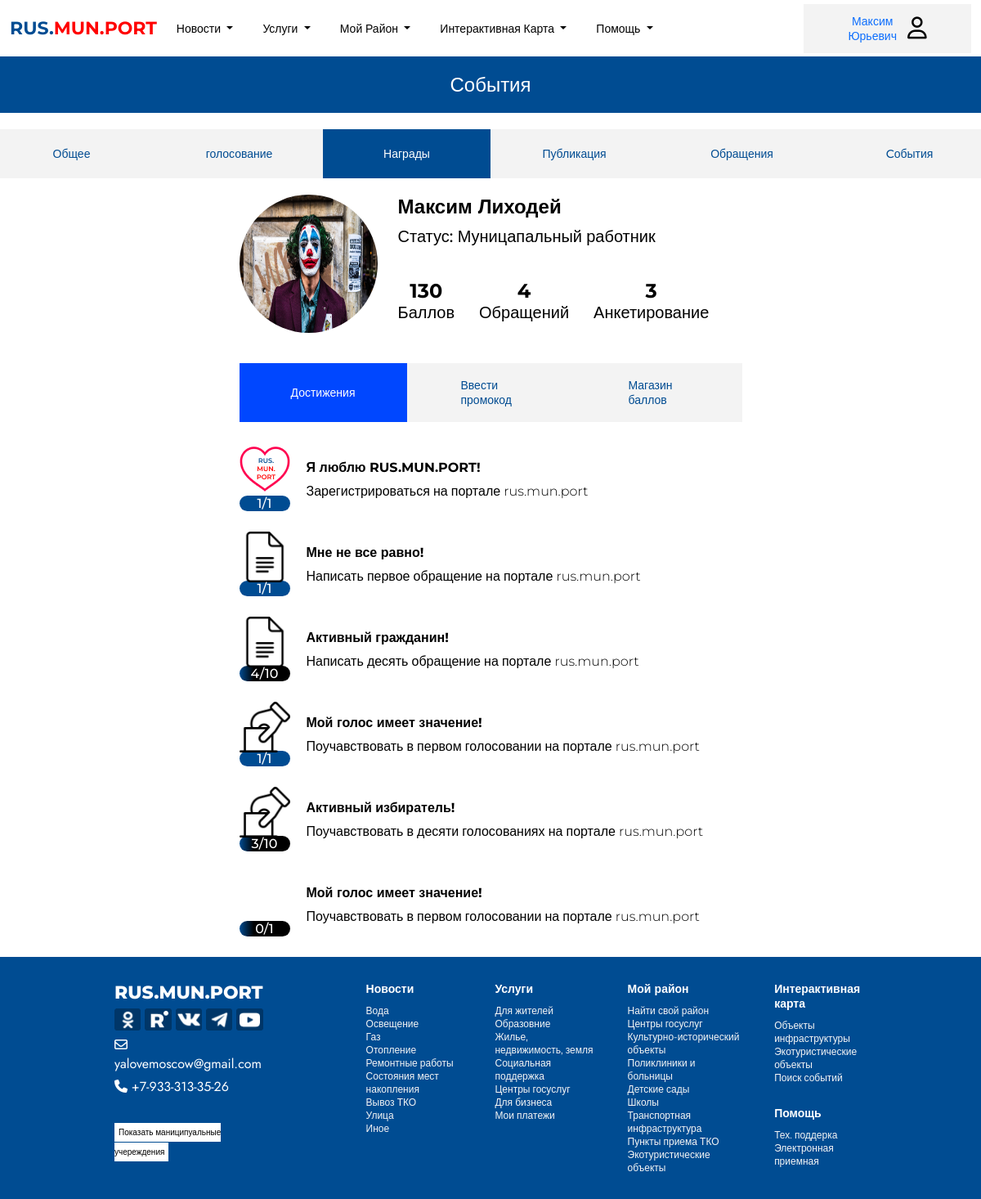
The app's page /awards/ (signed in) with its own data.
### users/models.py (models this page shows, shortened)
class NewUser(AbstractBaseUser,PermissionsMixin):
    role = models.ForeignKey(Role,related_name="role",on_delete=models.CASCADE)
    email = models.EmailField(_('email address'),unique=True)
    first_name =  models.CharField(max_length=150)
    father_name =  models.CharField(max_length=150)
    second_name =  models.CharField(max_length=150)
    bday=models.DateField(auto_now=False, auto_now_add=False)
    phone_number = models.CharField(max_length=20, validators=[RegexValidator(regex='^(\+?\d{1,3})?[-.\s]?\(?\d{3}\)?[-.\s]?\d{3}[-.\s]?\d{4}$')],unique=True)
    city = models.ForeignKey(City,related_name="city",on_delete=models.CASCADE)
    is_active = models.BooleanField(default=False)
    is_staff = models.BooleanField(default=False)
    is_proved = models.BooleanField(default=False)
    objects = CustomAccountManager()
    USERNAME_FIELD = 'phone_number'
    REQUIRED_FIELDS = ['email','first_name',"second_name","role","father_name","bday","city"]

class Profile(models.Model):
    Male = 'Male'
    Female = 'Female'
    GENDER_CHOICE = [
        (Male,'Мужчина'),
        (Female,'Женщина')
    ]
    Student = 'Student'
    Worker = 'Worker'
    Server = 'Server'
    Retired = 'Retired'
    Bus_CHOICE = [
        (Student,'Студент'),
        (Worker,'Рабочий'),
        (Server,'Служащий'),
        (Retired,'Пенисионер'),
    ]
    user = models.OneToOneField(NewUser,null=True,on_delete=models.CASCADE)
    bis = models.CharField(max_length=10,choices=Bus_CHOICE,default=Worker)
    gender = models.CharField(max_length=6,choices=GENDER_CHOICE,default=Female)
    elo=  models.PositiveIntegerField(default=0)
    votes =  models.PositiveIntegerField(default=0)
    reports = models.PositiveIntegerField(default=0)
    comments =  models.PositiveIntegerField(default=0)
    avatar = models.ImageField(upload_to="avatars",default="./static/images/blank_logo.png")

### users/views.py (the view)
# urls.py: path('awards/',views.award,name="awards"),
@login_required
def award(request):
	role = str(request.user.role)
	return render(request,'main/awards.html',{"role":role})

### users/models.py (called while the page is built)
    def __str__(self):
        return self.title

### users/templates/main/awards.html (shortened to what this page needs)
{%extends 'main/base.html' %}
{%load static%}
{%block content%}
<div class="common_news_title">
	События
</div>
<div class="profile-group-btn" style="margin-top: 20px;margin-bottom: 20px;">
	<a href="{%url 'profile' request.user.id %}"><button class="profile_btn ">Общее</button></a>
	<a href="{%url 'citizen_polls'%}"><button class="profile_btn">голосование</button></a>
	<a href="{%url 'awards'%}"><button class="profile_btn selected">Награды</button></a>
	{%if role == 'Municipal'%}
	<a href="{%url 'create_common_post'%}"><button class="profile_btn">Публикация</button></a>
	<a href="{%url 'check_reports' %}"><button class="profile_btn">Обращения</button></a>
	<a href="{%url 'events' %}"><button class="profile_btn">Cобытия</button></a>
	{%elif role == 'citizen' %}
	<a href="{%url 'citizen_reports' %}"><button class="profile_btn ">Обращения</button></a>
	{%endif%}
</div>
<div class="awards-container">
	<div class="award_profile">
		<div class="award_ava">
			<img src="{{request.user.profile.avatar.url}}" class="award_ava" alt="">
		</div>
		<div class="award_right">
			<div class="award_name">{{request.user.first_name}} {{request.user.second_name}}</div>
			<div class="award_status">Статус: <span>{%if role == 'citizen' and request.user.is_superuser == False %}
				Городской Житель
				{%elif role == 'Municipal'%}
				Муницапальный работник
				{%elif request.user.is_superuser == True%}
				Админ
				{%endif%}
			</span></div>
			<div class="award_info_wrapper">
				<div class="award_info_item">
					<div class="award_count">{{request.user.profile.elo}}</div>
					<div class="award_descr">Баллов</div>
				</div>
				<div class="award_info_item">
					<div class="award_count">{{request.user.profile.reports}}</div>
					<div class="award_descr">Обращений</div>
				</div>
				<div class="award_info_item">
					<div class="award_count">{{request.user.profile.votes}}</div>
					<div class="award_descr">Анкетирование</div>
				</div>
			</div>
		</div>
	</div>
	<div class="award_group_btn">
		<div class="award_btn selected">Достижения</div>
		<div class="award_btn ">Ввести промокод</div>
		<div class="award_btn">Магазин баллов</div>
	</div>
	<div class="award_awards">
		<div class="award_card">
			<div class="award_card_left">
				<div class="award_logo"><img src="{%static 'images/emoji/ilrmp.png' %}" alt=""></div>
				<div class="award_left_counter done">1/1</div>
			</div>
			<div class="award_card_right">
				<div class="award_card_title">Я люблю RUS.MUN.PORT!</div>
				<div class="award_card_descr">Зарегистрироваться на портале rus.mun.port</div>
			</div>
		</div>
		{%if request.user.profile.reports >= 1 and  request.user.profile.reports <= 10 %}
		<div class="award_card">
			<div class="award_card_left">
				<div class="award_logo"><img src="{%static 'images/emoji/docs.png' %}" alt=""></div>
				<div class="award_left_counter done">1/1</div>
			</div>
			<div class="award_card_right">
				<div class="award_card_title">Мне не все равно!</div>
				<div class="award_card_descr">Написать первое обращение  на портале rus.mun.port</div>
			</div>
		</div>
		<div class="award_card">
			<div class="award_card_left">
				<div class="award_logo"><img src="{%static 'images/emoji/docs.png' %}" alt=""></div>
				<div class="award_left_counter">{{request.user.profile.reports}}/10</div>
			</div>
			<div class="award_card_right">
				<div class="award_card_title">Активный гражданин!</div>
				<div class="award_card_descr">Написать десять обращение  на портале rus.mun.port</div>
			</div>
		</div>
		{%endif%}
		{%if request.user.profile.votes >= 1 and  request.user.profile.votes <= 10 %}
		<div class="award_card">
			<div class="award_card_left">
				<div class="award_logo"><img src="{%static 'images/emoji/vote.png' %}" alt=""></div>
				<div class="award_left_counter done">1/1</div>
			</div>
			<div class="award_card_right">
				<div class="award_card_title">Мой голос имеет значение!</div>
				<div class="award_card_descr">Поучавствовать в первом голосовании  на портале rus.mun.port</div>
			</div>
		</div>
		<div class="award_card">
			<div class="award_card_left">
				<div class="award_logo"><img src="{%static 'images/emoji/vote.png' %}" alt=""></div>
				<div class="award_left_counter">{{request.user.profile.votes}}/10</div>
			</div>
			<div class="award_card_right">
				<div class="award_card_title">Активный избиратель!</div>
				<div class="award_card_descr">Поучавствовать в десяти голосованиях на портале rus.mun.port</div>
			</div>
		</div>
		{%endif%}
		{%if request.user.profile.comments >= 1 and  request.user.profile.comments <= 10 %}
		<div class="award_card">
			<div class="award_card_left">
				<div class="award_logo"><img src="{%static 'images/emoji/comment.png' %}" alt=""></div>
				<div class="award_left_counter done">1/1</div>
			</div>
			<div class="award_card_right">
				<div class="award_card_title">У меня свое мнение!</div>
				<div class="award_card_descr">Написать первый комментарий  на портале rus.mun.port</div>
			</div>
		</div>
		<div class="award_card">
			<div class="award_card_left">
				<div class="award_logo"><img src="{%static 'images/emoji/comment.png' %}" alt=""></div>
				<div class="award_left_counter">{{request.user.profile.comments}}/10</div>
			</div>
			<div class="award_card_right">
				<div class="award_card_title">Активный комментатор!</div>
				<div class="award_card_descr">Написать десять комментариев на портале rus.mun.port</div>
			</div>
		</div>
		{%elif request.user.profile.comments == 0%}
		<div class="award_card">
			<div class="award_card_left">
				<div class="award_logo"><img src="{%static 'images/emoji/comment.png' %}" alt=""></div>
				<div class="award_left_counter">{{request.user.profile.comments}}/1</div>
			</div>
			<div class="award_card_right">
				<div class="award_card_title">Мой голос имеет значение!</div>
				<div class="award_card_descr">Поучавствовать в первом голосовании  на портале rus.mun.port</div>
			</div>
		</div>
		{%endif%}
	</div>
</div>
{%endblock%}

### users/templates/main/base.html (shortened to what this page needs)
<!DOCTYPE html>
<html lang="en">
<head>
	{% load static %}
<link href="https://cdn.jsdelivr.net/npm/bootstrap@5.3.2/dist/css/bootstrap.min.css" rel="stylesheet">
	<link rel="stylesheet" href="{% static 'css/styles.css' %}">
	<link rel="stylesheet" href="{% static 'css/adaptiv.css' %}">
</head>
<body>
	<nav class="navbar navbar-expand-lg bg-body-tertiary nav-head">
		<div class="container container-fluid nav-con">
		  <div class="collapse navbar-collapse" id="navbarTogglerDemo01">
			<a class="navbar-brand" href="{%url 'home'%}">RUS.<span style="color: #F00;
				">MUN.PORT</span></a>
			<ul class="navbar-nav me-auto mb-2 mb-lg-0">
				<li class="nav-item dropdown">
					<button class="nav-link dropdown-toggle" data-bs-toggle="dropdown" aria-expanded="false">
						Новости
					</button>
				  </li>
				  <li class="nav-item dropdown">
					<button class="nav-link dropdown-toggle" data-bs-toggle="dropdown" aria-expanded="false">
						Услуги
					</button>
				  </li>
				  <li class="nav-item dropdown">
					<button class="nav-link dropdown-toggle" data-bs-toggle="dropdown" aria-expanded="false">
						Мой Район
					</button>
				  </li>
				  <li class="nav-item dropdown">
					<button class="nav-link dropdown-toggle" data-bs-toggle="dropdown" aria-expanded="false">
						Интерактивная Карта
					</button>
				  </li>
				  <li class="nav-item dropdown">
					<button class="nav-link dropdown-toggle" data-bs-toggle="dropdown" aria-expanded="false">
						Помощь
					</button>
				  </li>
			</ul>
			<div class="log-nav">
				{%if user.is_authenticated%}
				<a href="{%url 'profile' user.id%}"><button class="profile_btn">{{user.first_name}} <br> {{user.father_name}} </a>
					<i class="fa-regular fa-user" style="color: #000;"></i></button>
				{%else%}
				  <a href="{%url 'login' %}"><button class="sign_btn">Вход</button></a>
				  <a href=""><i class="fa-regular fa-user" style="color: #ffffff;"></i></a>
				{%endif%}
			</div>
		  </div>
		</div>
	  </nav>
	<div class="">
		<section style="min-height: 80vh;">
		{%block content%}
		{%endblock%}
	</section>
	</div>
		<footer class="footer ">
			<div class="brand-column">
				<div class="footer-logo">RUS.MUN.PORT</div>
				<div class="icons">
					<a href=""><img src="{%static 'images/footer/ok.png'%}" alt=""></a>
					<a href=""><img src="{%static 'images/footer/rt.png'%}" alt=""></a>
					<a href=""><img src="{%static 'images/footer/vk.png'%}" alt=""></a>
					<a href=""><img src="{%static 'images/footer/tg.png'%}" alt=""></a>
					<a href=""><img src="{%static 'images/footer/yt.png'%}" alt=""></a>
				</div>
				<div class="mail-footer"><i class="fa-regular fa-envelope" style="color: #ffffff;"></i>yalovemoscow@gmail.com</div>
				<div class="phone-footer"><i class="fa-solid fa-phone" style="color: #ffffff;"></i> +7-933-313-35-26</div>
				<a href="" class="show_munic">Показать маниципуальные учереждения</a>
			</div>
			<div class="footer-column">
				<div class="footer-header">Новости</div>
				<a href=""><div class="footer-link">Вода</div></a>
				<a href=""><div class="footer-link">Освещение</div></a>
				<a href=""><div class="footer-link">Газ</div></a>
				<a href=""><div class="footer-link">Отопление</div></a>
				<a href=""><div class="footer-link">Ремонтные работы</div></a>
				<a href=""><div class="footer-link">Состояния мест накопления</div></a>
				<a href=""><div class="footer-link">Вывоз ТКО</div></a>
				<a href=""><div class="footer-link">Улица</div></a>
				<a href=""><div class="footer-link">Иное</div></a>
			</div>
			<div class="footer-column">
				<div class="footer-header">Услуги</div>
				<a href="{%url 'municipal_services'%}"><div class="footer-link">Для жителей</div></a>
				<a href="{%url 'municipal_services'%}"><div class="footer-link">Образовние</div></a>
				<a href="{%url 'municipal_services'%}"><div class="footer-link">Жилье, недвижимость, земля</div></a>
				<a href="{%url 'municipal_services'%}"><div class="footer-link">Социальная поддержка</div></a>
				<a href="{%url 'municipal_services'%}"><div class="footer-link">Центры госуслуг</div></a>
				<a href="{%url 'municipal_services'%}"><div class="footer-link">Для бизнеса</div></a>
				<a href="{%url 'municipal_services'%}"><div class="footer-link">Мои платежи</div></a>
			</div>
			<div class="footer-column">
				<div class="footer-header">Мой район</div>
				<a href=""><div class="footer-link">Найти свой район</div></a>
				<a href=""><div class="footer-link">Центры госуслуг</div></a>
				<a href=""><div class="footer-link">Культурно-исторический объекты</div></a>
				<a href=""><div class="footer-link">Поликлиники и больницы</div></a>
				<a href=""><div class="footer-link">Детские сады</div></a>
				<a href=""><div class="footer-link">Школы</div></a>
				<a href=""><div class="footer-link">Транспортная инфраструктура</div></a>
				<a href=""><div class="footer-link">Пункты приема ТКО</div></a>
				<a href=""><div class="footer-link">Экотуристические объекты</div></a>
			</div>
			<div class="footer-column">
				<div class="footer-header">Интерактивная карта</div>
				<a href="{%url 'maps' %}"><div class="footer-link">Объекты инфраструктуры</div></a>
				<a href="{%url 'eco' %}"><div class="footer-link">Экотуристические объекты</div></a>
				<a href=""><div class="footer-link" style="margin-bottom: 26px;">Поиск событий</div></a>
				<div class="footer-header">Помощь</div>
				<a href=""><div class="footer-link">Тех. поддерка</div></a>
				<a href=""><div class="footer-link">Электронная приемная</div></a>
			</div>
		</footer>
</body>
</html>

### records on screen
NewUser: first_name "Максим", father_name "Юрьевич", user.profile.avatar (picture), user.first_name "Максим", user.second_name "Лиходей", user.profile.elo "130", user.profile.reports "4", user.profile.votes "3", user.profile.comments "0"
